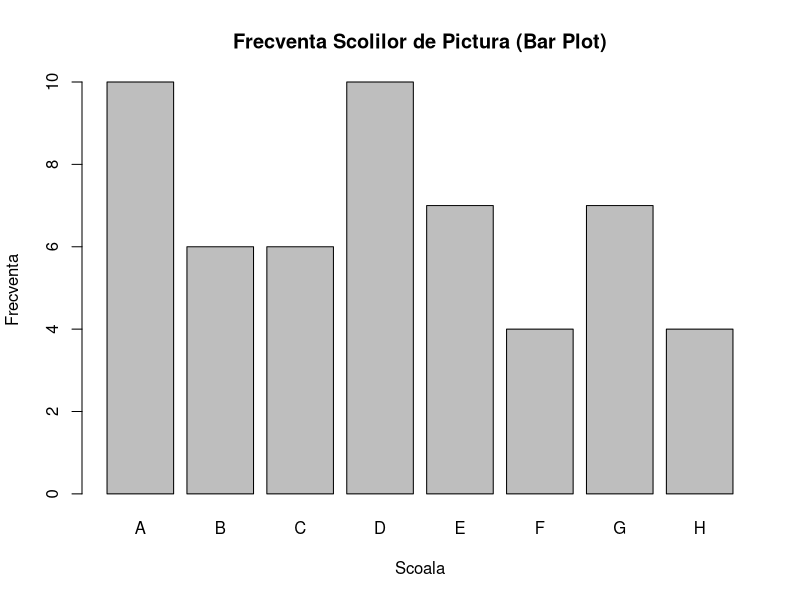
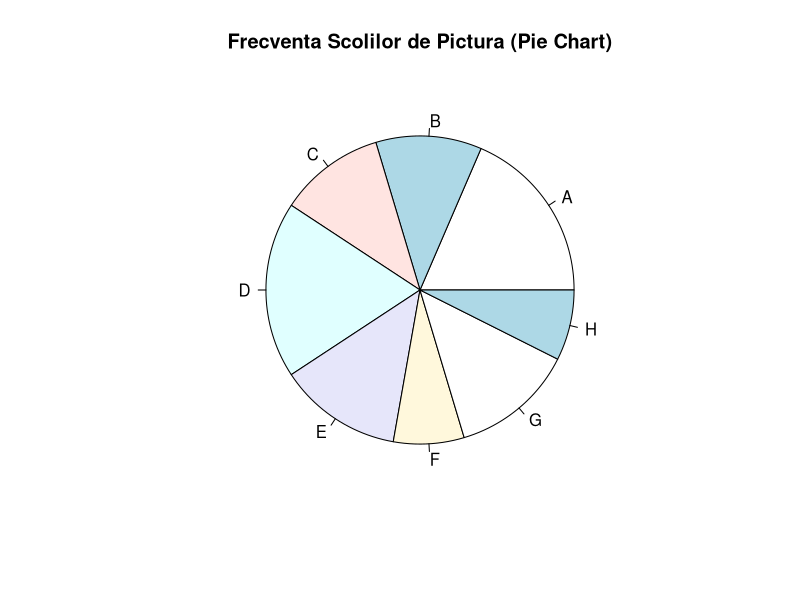
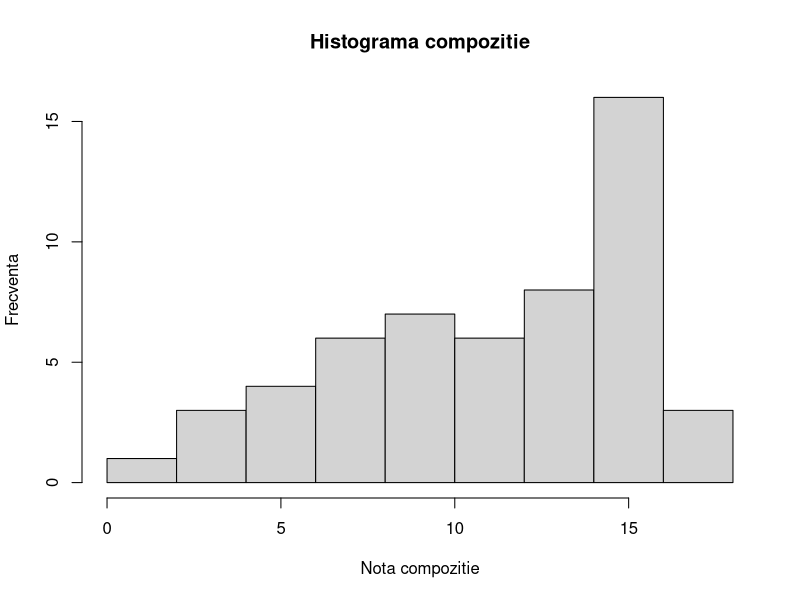
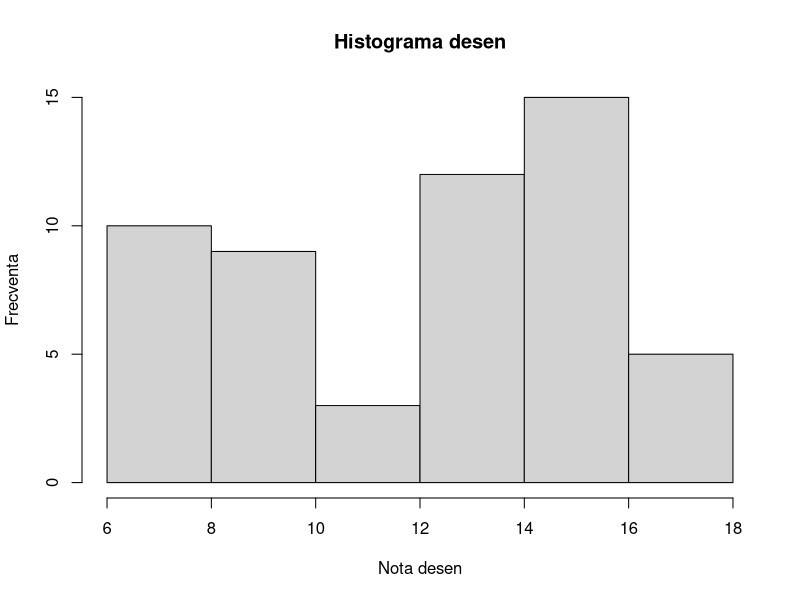
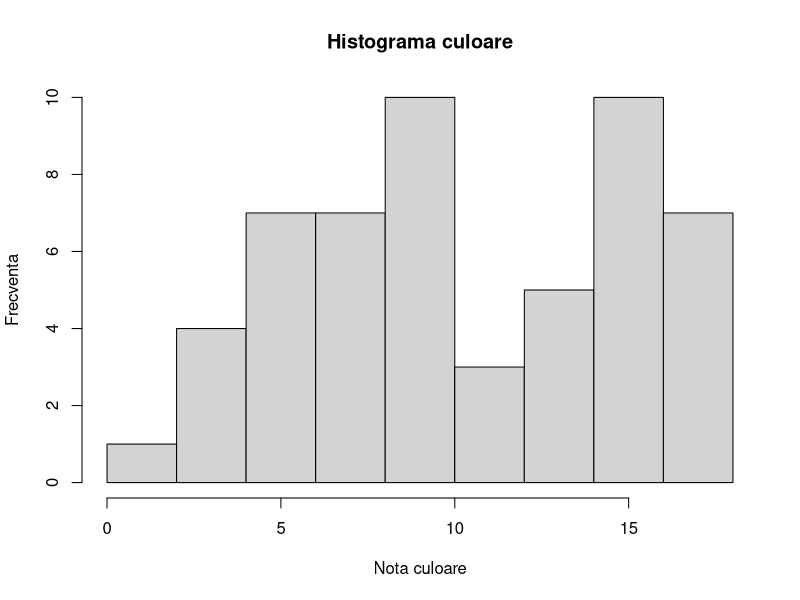
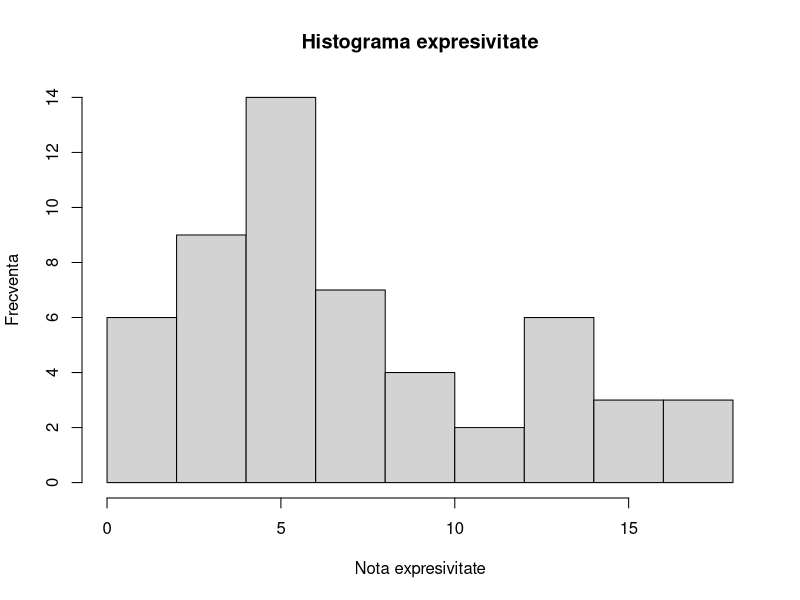
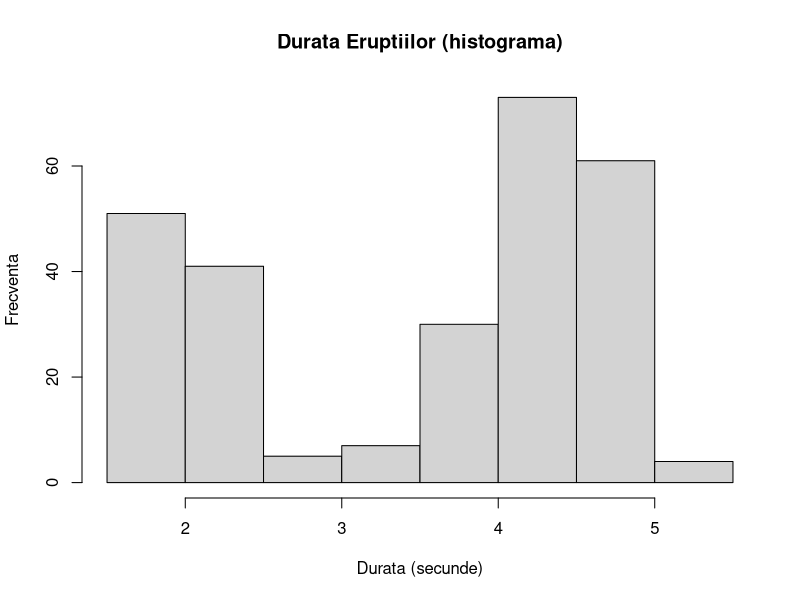
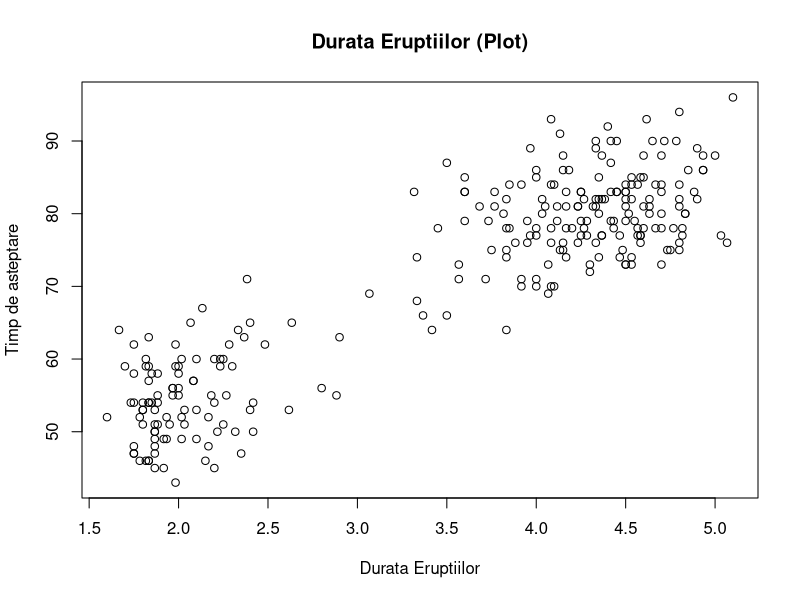

Write R code to recreate these figures, in order.
#Importam biblioteca MASS si seturile de date "faithful" si "painters"
library(MASS)

data("faithful")
data("painters")

  #------------------------------------------------------------# 

#a)
#Afisare seturi de date
  faithful
  painters
  
  waiting = faithful$waiting
  duration = faithful$eruptions
  school = painters$School
  
  waitingBreaks = seq(0, 150, by = 5)
  waiting.cut = cut(waiting, waitingBreaks, right = FALSE)
  waiting.freq = table(waiting.cut)
  
  #------------------------------------------------------------# 
  
#b)
#Distributia duratei eruptiilor
  range(duration)

  durationBreaks = seq(1.5, 5.5, by = 0.5)
  durationBreaks

  #intervale inchise in stanga, deschise in dreapta, adica [a,b)
  duration.cut = cut(duration, durationBreaks, right = FALSE)
  duration.freq = table(duration.cut)

  cbind(duration.freq)
  duration.freq
  
#Distributia scolilor de pictura
  school.freq = table(school)
  cbind(school.freq)
  school.freq
  
  #------------------------------------------------------------# 
  
#c)
#Reprezentarea grafică a școlilor de pictură
  barplot(school.freq, main = "Frecventa Scolilor de Pictura (Bar Plot)", xlab = "Scoala", ylab = "Frecventa")
  pie(school.freq, main = "Frecventa Scolilor de Pictura (Pie Chart)")

#Histograme suplimentare pentru coloanele "Composition", "Drawing", "Colour" si "Expression"
  hist(painters$Composition, main = "Histograma compozitie", ylab = "Frecventa", xlab = "Nota compozitie")
  hist(painters$Drawing, main = "Histograma desen", ylab = "Frecventa", xlab = "Nota desen")
  hist(painters$Colour, main = "Histograma culoare", ylab = "Frecventa", xlab = "Nota culoare")
  hist(painters$Expression, main = "Histograma expresivitate", ylab = "Frecventa", xlab = "Nota expresivitate")
  
#Reprezentarea grafică a duratelor eruptiilor
  hist(duration, right = FALSE, main = "Durata Eruptiilor (histograma)", ylab = "Frecventa", xlab = "Durata (secunde)")
  plot(duration, waiting, xlab="Durata Eruptiilor", ylab="Timp de asteptare", main = "Durata Eruptiilor (Plot)")
  
#Histograma a timpilor dintre eruptii (frecvente caracterizate de intervale din 10 in 10 secunde)
  hist(waiting, right =  FALSE, main = "Timpul pana la urmatoarea eruptie (histograma)", ylab = "Frecventa", xlab = "Timp (secunde)")
  
  #------------------------------------------------------------# 
  
#d)
#Media, mediana, varianta si cuartilele duratei eruptiilor
  
  durationMean = mean(duration)
  durationMedian = median(duration)
  durationVariance = var(duration)
  durationQuantile = quantile(duration)
  
  durationMean
  durationMedian
  durationVariance
  durationQuantile
  
  boxplot(duration, horizontal=TRUE, main = "Box Plot Durata Eruptiilor", col = c("royalblue2"))
  
  #------------------------------------------------------------# 
  
#e)
#Coeficientul de corelatie pentru cele doua variabile din setul "faithful"
  correlationCoeff = cor(duration, waiting)
  correlationCoeff
  
#Functie folosita pentru stergerea tuturor obiectelor/variabilelor
  rm(list=ls(all=TRUE))
#Functie folosita pentru curatarea tuturor reprezentarilor grafice
  dev.off()